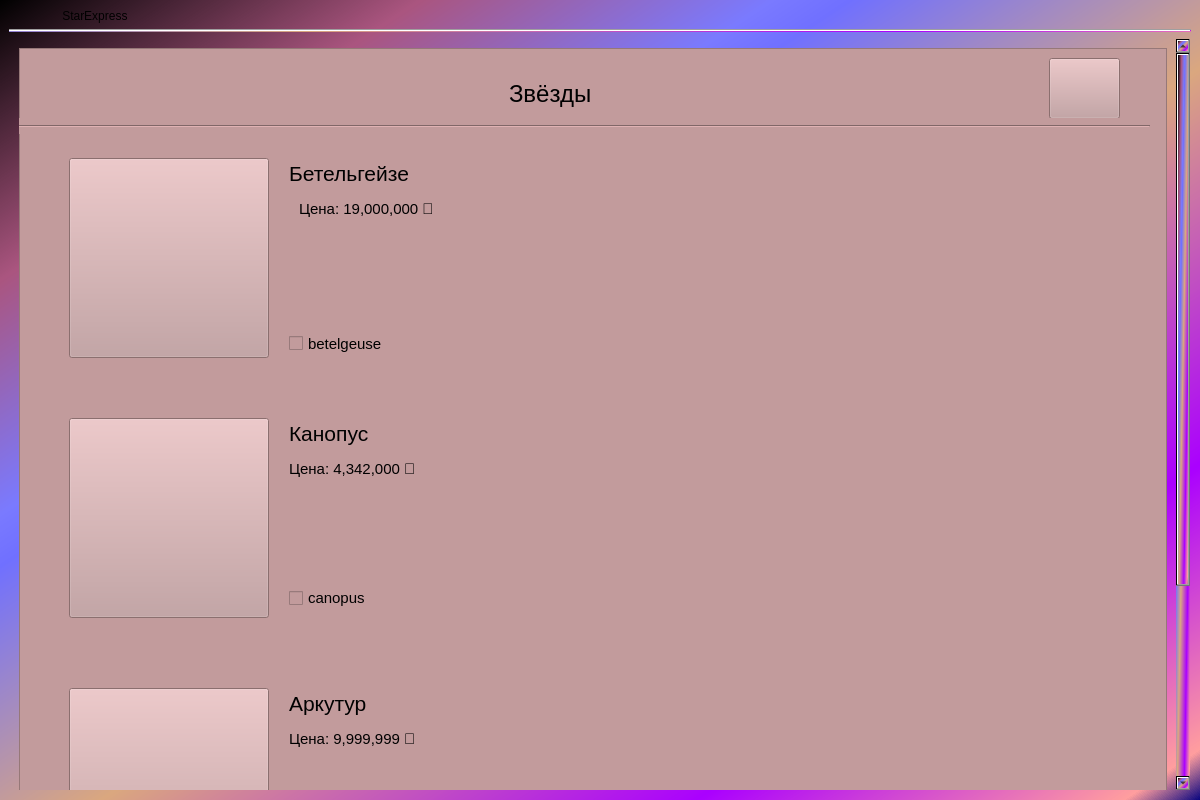
<?xml version="1.0" encoding="UTF-8"?>
<ui version="4.0">
 <class>MainWindow</class>
 <widget class="QMainWindow" name="MainWindow">
  <property name="geometry">
   <rect>
    <x>0</x>
    <y>0</y>
    <width>1200</width>
    <height>800</height>
   </rect>
  </property>
  <property name="windowTitle">
   <string>MainWindow</string>
  </property>
  <property name="toolTip">
   <string>&lt;html&gt;&lt;head/&gt;&lt;body&gt;&lt;p&gt;&lt;img src=&quot;:/newPrefix/spacebg.jpg&quot;/&gt;&lt;/p&gt;&lt;/body&gt;&lt;/html&gt;</string>
  </property>
  <property name="styleSheet">
   <string notr="true">background-color: qlineargradient(spread:repeat, x1:0, y1:0, x2:1, y2:1, stop:0 rgba(0, 0, 0, 255), stop:0.175325 rgba(170, 85, 127, 255), stop:0.321429 rgba(122, 122, 255, 255), stop:0.353896 rgba(112, 112, 255, 255), stop:0.542289 rgba(218, 167, 127, 255), stop:0.79 rgba(170, 0, 255, 255), stop:0.967532 rgba(255, 158, 158, 255), stop:1 rgba(0, 0, 127, 255));</string>
  </property>
  <widget class="QWidget" name="centralwidget">
   <layout class="QVBoxLayout" name="verticalLayout">
    <item>
     <widget class="QLabel" name="label">
      <property name="styleSheet">
       <string notr="true">font: 48pt &quot;MS UI Gothic&quot;;
background-color: rgb(0, 0, 0, 0);
</string>
      </property>
      <property name="text">
       <string>                StarExpress</string>
      </property>
     </widget>
    </item>
    <item>
     <widget class="Line" name="line">
      <property name="orientation">
       <enum>Qt::Horizontal</enum>
      </property>
     </widget>
    </item>
    <item>
     <widget class="QScrollArea" name="scrollArea">
      <property name="styleSheet">
       <string notr="true">background-color: rgb(0, 0, 0, 0);</string>
      </property>
      <property name="widgetResizable">
       <bool>true</bool>
      </property>
      <widget class="QWidget" name="scrollAreaWidgetContents">
       <property name="geometry">
        <rect>
         <x>0</x>
         <y>-343</y>
         <width>1155</width>
         <height>1022</height>
        </rect>
       </property>
       <layout class="QVBoxLayout" name="verticalLayout_2">
        <item>
         <widget class="QFrame" name="frame">
          <property name="minimumSize">
           <size>
            <width>0</width>
            <height>1000</height>
           </size>
          </property>
          <property name="styleSheet">
           <string notr="true">background-color: rgb(194, 155, 156);</string>
          </property>
          <property name="frameShape">
           <enum>QFrame::StyledPanel</enum>
          </property>
          <property name="frameShadow">
           <enum>QFrame::Raised</enum>
          </property>
          <widget class="QPushButton" name="goToCheckButton">
           <property name="geometry">
            <rect>
             <x>1030</x>
             <y>10</y>
             <width>71</width>
             <height>61</height>
            </rect>
           </property>
           <property name="text">
            <string/>
           </property>
           <property name="icon">
            <iconset>
             <normaloff>img/icons8-basket-128.png</normaloff>img/icons8-basket-128.png</iconset>
           </property>
           <property name="iconSize">
            <size>
             <width>50</width>
             <height>50</height>
            </size>
           </property>
          </widget>
          <widget class="Line" name="line_2">
           <property name="geometry">
            <rect>
             <x>0</x>
             <y>70</y>
             <width>1131</width>
             <height>16</height>
            </rect>
           </property>
           <property name="orientation">
            <enum>Qt::Horizontal</enum>
           </property>
          </widget>
          <widget class="QLabel" name="label_2">
           <property name="geometry">
            <rect>
             <x>490</x>
             <y>30</y>
             <width>131</width>
             <height>31</height>
            </rect>
           </property>
           <property name="font">
            <font>
             <pointsize>18</pointsize>
            </font>
           </property>
           <property name="text">
            <string>Звёзды</string>
           </property>
          </widget>
          <widget class="QPushButton" name="pushButton_2">
           <property name="enabled">
            <bool>true</bool>
           </property>
           <property name="geometry">
            <rect>
             <x>50</x>
             <y>110</y>
             <width>200</width>
             <height>200</height>
            </rect>
           </property>
           <property name="text">
            <string/>
           </property>
           <property name="icon">
            <iconset>
             <normaloff>img/betelgeuse.jpg</normaloff>img/betelgeuse.jpg</iconset>
           </property>
           <property name="iconSize">
            <size>
             <width>300</width>
             <height>200</height>
            </size>
           </property>
          </widget>
          <widget class="QLabel" name="label_3">
           <property name="geometry">
            <rect>
             <x>270</x>
             <y>110</y>
             <width>161</width>
             <height>31</height>
            </rect>
           </property>
           <property name="font">
            <font>
             <pointsize>16</pointsize>
            </font>
           </property>
           <property name="styleSheet">
            <string notr="true">background-color: rgb(194, 155, 156);</string>
           </property>
           <property name="text">
            <string>Бетельгейзе</string>
           </property>
          </widget>
          <widget class="QLabel" name="label_4">
           <property name="geometry">
            <rect>
             <x>280</x>
             <y>140</y>
             <width>251</width>
             <height>41</height>
            </rect>
           </property>
           <property name="font">
            <font>
             <pointsize>11</pointsize>
            </font>
           </property>
           <property name="text">
            <string>Цена: 19,000,000 💎</string>
           </property>
          </widget>
          <widget class="QLabel" name="label_5">
           <property name="geometry">
            <rect>
             <x>270</x>
             <y>400</y>
             <width>251</width>
             <height>41</height>
            </rect>
           </property>
           <property name="font">
            <font>
             <pointsize>11</pointsize>
            </font>
           </property>
           <property name="text">
            <string>Цена: 4,342,000 💎</string>
           </property>
          </widget>
          <widget class="QLabel" name="label_6">
           <property name="geometry">
            <rect>
             <x>270</x>
             <y>370</y>
             <width>121</width>
             <height>31</height>
            </rect>
           </property>
           <property name="font">
            <font>
             <pointsize>16</pointsize>
            </font>
           </property>
           <property name="text">
            <string>Канопус</string>
           </property>
          </widget>
          <widget class="QPushButton" name="pushButton_5">
           <property name="enabled">
            <bool>true</bool>
           </property>
           <property name="geometry">
            <rect>
             <x>50</x>
             <y>370</y>
             <width>200</width>
             <height>200</height>
            </rect>
           </property>
           <property name="text">
            <string/>
           </property>
           <property name="icon">
            <iconset>
             <normaloff>img/Canopus.png</normaloff>img/Canopus.png</iconset>
           </property>
           <property name="iconSize">
            <size>
             <width>300</width>
             <height>200</height>
            </size>
           </property>
          </widget>
          <widget class="QLabel" name="label_7">
           <property name="geometry">
            <rect>
             <x>270</x>
             <y>670</y>
             <width>251</width>
             <height>41</height>
            </rect>
           </property>
           <property name="font">
            <font>
             <pointsize>11</pointsize>
            </font>
           </property>
           <property name="text">
            <string>Цена: 9,999,999 💎</string>
           </property>
          </widget>
          <widget class="QLabel" name="label_8">
           <property name="geometry">
            <rect>
             <x>270</x>
             <y>640</y>
             <width>121</width>
             <height>31</height>
            </rect>
           </property>
           <property name="font">
            <font>
             <pointsize>16</pointsize>
            </font>
           </property>
           <property name="text">
            <string>Аркутур</string>
           </property>
          </widget>
          <widget class="QPushButton" name="pushButton_6">
           <property name="enabled">
            <bool>true</bool>
           </property>
           <property name="geometry">
            <rect>
             <x>50</x>
             <y>640</y>
             <width>200</width>
             <height>200</height>
            </rect>
           </property>
           <property name="text">
            <string/>
           </property>
           <property name="icon">
            <iconset>
             <normaloff>img/Arktur.jpg</normaloff>img/Arktur.jpg</iconset>
           </property>
           <property name="iconSize">
            <size>
             <width>300</width>
             <height>200</height>
            </size>
           </property>
          </widget>
          <widget class="QPushButton" name="gobackButton">
           <property name="geometry">
            <rect>
             <x>50</x>
             <y>870</y>
             <width>71</width>
             <height>61</height>
            </rect>
           </property>
           <property name="text">
            <string/>
           </property>
           <property name="icon">
            <iconset>
             <normaloff>img/arrow.png</normaloff>img/arrow.png</iconset>
           </property>
           <property name="iconSize">
            <size>
             <width>30</width>
             <height>30</height>
            </size>
           </property>
          </widget>
          <widget class="QCheckBox" name="checkBox">
           <property name="geometry">
            <rect>
             <x>270</x>
             <y>280</y>
             <width>121</width>
             <height>31</height>
            </rect>
           </property>
           <property name="font">
            <font>
             <pointsize>11</pointsize>
            </font>
           </property>
           <property name="text">
            <string>betelgeuse</string>
           </property>
           <attribute name="buttonGroup">
            <string notr="true">buttonGroup</string>
           </attribute>
          </widget>
          <widget class="QCheckBox" name="checkBox_2">
           <property name="geometry">
            <rect>
             <x>270</x>
             <y>540</y>
             <width>121</width>
             <height>20</height>
            </rect>
           </property>
           <property name="font">
            <font>
             <pointsize>11</pointsize>
            </font>
           </property>
           <property name="text">
            <string>canopus</string>
           </property>
           <attribute name="buttonGroup">
            <string notr="true">buttonGroup</string>
           </attribute>
          </widget>
          <widget class="QCheckBox" name="checkBox_3">
           <property name="geometry">
            <rect>
             <x>270</x>
             <y>800</y>
             <width>121</width>
             <height>20</height>
            </rect>
           </property>
           <property name="font">
            <font>
             <pointsize>11</pointsize>
            </font>
           </property>
           <property name="text">
            <string>arcturus</string>
           </property>
           <attribute name="buttonGroup">
            <string notr="true">buttonGroup</string>
           </attribute>
          </widget>
          <widget class="QPushButton" name="appendButton">
           <property name="geometry">
            <rect>
             <x>810</x>
             <y>870</y>
             <width>201</width>
             <height>41</height>
            </rect>
           </property>
           <property name="font">
            <font>
             <pointsize>11</pointsize>
            </font>
           </property>
           <property name="text">
            <string>Добавить в корзину</string>
           </property>
           <property name="iconSize">
            <size>
             <width>50</width>
             <height>50</height>
            </size>
           </property>
          </widget>
         </widget>
        </item>
       </layout>
      </widget>
     </widget>
    </item>
   </layout>
  </widget>
 </widget>
 <resources/>
 <connections/>
 <buttongroups>
  <buttongroup name="buttonGroup"/>
 </buttongroups>
</ui>
